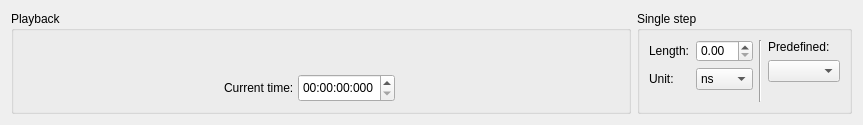
<?xml version="1.0" encoding="UTF-8"?>
<ui version="4.0">
 <class>TimelineControlsWidget</class>
 <widget class="QWidget" name="TimelineControlsWidget">
  <property name="geometry">
   <rect>
    <x>0</x>
    <y>0</y>
    <width>863</width>
    <height>125</height>
   </rect>
  </property>
  <property name="sizePolicy">
   <sizepolicy hsizetype="Fixed" vsizetype="Fixed">
    <horstretch>0</horstretch>
    <verstretch>0</verstretch>
   </sizepolicy>
  </property>
  <property name="minimumSize">
   <size>
    <width>86</width>
    <height>42</height>
   </size>
  </property>
  <property name="windowTitle">
   <string>Form</string>
  </property>
  <property name="styleSheet">
   <string notr="true"> QPushButton {
     background-color: palette(Window);
 }</string>
  </property>
  <layout class="QHBoxLayout" name="horizontalLayout_4">
   <item>
    <widget class="QGroupBox" name="playbbackGroupBox">
     <property name="title">
      <string>Playback</string>
     </property>
     <layout class="QVBoxLayout" name="verticalLayout">
      <property name="leftMargin">
       <number>9</number>
      </property>
      <property name="topMargin">
       <number>9</number>
      </property>
      <property name="rightMargin">
       <number>9</number>
      </property>
      <property name="bottomMargin">
       <number>9</number>
      </property>
      <item>
       <widget class="QWidget" name="controlsWidget" native="true">
        <property name="sizePolicy">
         <sizepolicy hsizetype="Preferred" vsizetype="Preferred">
          <horstretch>0</horstretch>
          <verstretch>0</verstretch>
         </sizepolicy>
        </property>
        <property name="minimumSize">
         <size>
          <width>86</width>
          <height>20</height>
         </size>
        </property>
        <layout class="QHBoxLayout" name="horizontalLayout">
         <property name="spacing">
          <number>2</number>
         </property>
         <property name="leftMargin">
          <number>0</number>
         </property>
         <property name="topMargin">
          <number>0</number>
         </property>
         <property name="rightMargin">
          <number>0</number>
         </property>
         <property name="bottomMargin">
          <number>0</number>
         </property>
         <item>
          <spacer name="horizontalSpacer">
           <property name="orientation">
            <enum>Qt::Horizontal</enum>
           </property>
           <property name="sizeHint" stdset="0">
            <size>
             <width>40</width>
             <height>20</height>
            </size>
           </property>
          </spacer>
         </item>
         <item>
          <widget class="QPushButton" name="toBeginButton">
           <property name="text">
            <string/>
           </property>
           <property name="icon">
            <iconset resource="newTimelineIcons.qrc">
             <normaloff>:/newTimeline/icons/resources/embedded/icons/toBegin.png</normaloff>:/newTimeline/icons/resources/embedded/icons/toBegin.png</iconset>
           </property>
           <property name="iconSize">
            <size>
             <width>24</width>
             <height>24</height>
            </size>
           </property>
           <property name="flat">
            <bool>true</bool>
           </property>
          </widget>
         </item>
         <item>
          <widget class="QPushButton" name="forwardStepButton">
           <property name="sizePolicy">
            <sizepolicy hsizetype="Fixed" vsizetype="Fixed">
             <horstretch>0</horstretch>
             <verstretch>0</verstretch>
            </sizepolicy>
           </property>
           <property name="text">
            <string/>
           </property>
           <property name="icon">
            <iconset>
             <normaloff>:/newTimeline/icons/toBegin.png</normaloff>
             <normalon>:/newTimeline/icons/rew.png</normalon>:/newTimeline/icons/toBegin.png</iconset>
           </property>
           <property name="iconSize">
            <size>
             <width>24</width>
             <height>24</height>
            </size>
           </property>
           <property name="flat">
            <bool>true</bool>
           </property>
          </widget>
         </item>
         <item>
          <widget class="QPushButton" name="playPauseButton">
           <property name="sizePolicy">
            <sizepolicy hsizetype="Fixed" vsizetype="Fixed">
             <horstretch>0</horstretch>
             <verstretch>0</verstretch>
            </sizepolicy>
           </property>
           <property name="text">
            <string/>
           </property>
           <property name="icon">
            <iconset resource="newTimelineIcons.qrc">
             <normaloff>:/newTimeline/icons/play.png</normaloff>
             <normalon>:/newTimeline/icons/pause.png</normalon>:/newTimeline/icons/play.png</iconset>
           </property>
           <property name="iconSize">
            <size>
             <width>24</width>
             <height>24</height>
            </size>
           </property>
           <property name="checkable">
            <bool>true</bool>
           </property>
           <property name="flat">
            <bool>true</bool>
           </property>
          </widget>
         </item>
         <item>
          <widget class="QPushButton" name="stopButton">
           <property name="sizePolicy">
            <sizepolicy hsizetype="Fixed" vsizetype="Fixed">
             <horstretch>0</horstretch>
             <verstretch>0</verstretch>
            </sizepolicy>
           </property>
           <property name="text">
            <string/>
           </property>
           <property name="icon">
            <iconset resource="newTimelineIcons.qrc">
             <normaloff>:/newTimeline/icons/stop.png</normaloff>
             <normalon>:/newTimeline/icons/stop2.png</normalon>:/newTimeline/icons/stop.png</iconset>
           </property>
           <property name="iconSize">
            <size>
             <width>24</width>
             <height>24</height>
            </size>
           </property>
           <property name="flat">
            <bool>true</bool>
           </property>
          </widget>
         </item>
         <item>
          <widget class="QPushButton" name="backwardStepButton">
           <property name="sizePolicy">
            <sizepolicy hsizetype="Fixed" vsizetype="Fixed">
             <horstretch>0</horstretch>
             <verstretch>0</verstretch>
            </sizepolicy>
           </property>
           <property name="text">
            <string/>
           </property>
           <property name="icon">
            <iconset resource="newTimelineIcons.qrc">
             <normaloff>:/newTimeline/icons/forw.png</normaloff>
             <normalon>:/newTimeline/icons/forw2.png</normalon>:/newTimeline/icons/forw.png</iconset>
           </property>
           <property name="iconSize">
            <size>
             <width>24</width>
             <height>24</height>
            </size>
           </property>
           <property name="flat">
            <bool>true</bool>
           </property>
          </widget>
         </item>
         <item>
          <widget class="QPushButton" name="toEndButton">
           <property name="text">
            <string/>
           </property>
           <property name="icon">
            <iconset resource="newTimelineIcons.qrc">
             <normaloff>:/newTimeline/icons/resources/embedded/icons/toEnd.png</normaloff>:/newTimeline/icons/resources/embedded/icons/toEnd.png</iconset>
           </property>
           <property name="iconSize">
            <size>
             <width>24</width>
             <height>24</height>
            </size>
           </property>
           <property name="flat">
            <bool>true</bool>
           </property>
          </widget>
         </item>
         <item>
          <spacer name="horizontalSpacer_2">
           <property name="orientation">
            <enum>Qt::Horizontal</enum>
           </property>
           <property name="sizeHint" stdset="0">
            <size>
             <width>40</width>
             <height>20</height>
            </size>
           </property>
          </spacer>
         </item>
        </layout>
       </widget>
      </item>
      <item>
       <widget class="QWidget" name="timeStatusWidget" native="true">
        <property name="sizePolicy">
         <sizepolicy hsizetype="Preferred" vsizetype="Preferred">
          <horstretch>0</horstretch>
          <verstretch>0</verstretch>
         </sizepolicy>
        </property>
        <property name="minimumSize">
         <size>
          <width>86</width>
          <height>20</height>
         </size>
        </property>
        <layout class="QHBoxLayout" name="horizontalLayout_2">
         <property name="spacing">
          <number>4</number>
         </property>
         <property name="leftMargin">
          <number>0</number>
         </property>
         <property name="topMargin">
          <number>0</number>
         </property>
         <property name="rightMargin">
          <number>0</number>
         </property>
         <property name="bottomMargin">
          <number>0</number>
         </property>
         <item>
          <spacer name="horizontalSpacer_3">
           <property name="orientation">
            <enum>Qt::Horizontal</enum>
           </property>
           <property name="sizeHint" stdset="0">
            <size>
             <width>40</width>
             <height>20</height>
            </size>
           </property>
          </spacer>
         </item>
         <item>
          <widget class="QLabel" name="currentTimeLabel">
           <property name="text">
            <string>Current time:</string>
           </property>
          </widget>
         </item>
         <item>
          <widget class="QDateTimeEdit" name="timeEditBox">
           <property name="enabled">
            <bool>true</bool>
           </property>
           <property name="sizePolicy">
            <sizepolicy hsizetype="Preferred" vsizetype="Preferred">
             <horstretch>0</horstretch>
             <verstretch>0</verstretch>
            </sizepolicy>
           </property>
           <property name="minimumSize">
            <size>
             <width>96</width>
             <height>0</height>
            </size>
           </property>
           <property name="maximumTime">
            <time>
             <hour>23</hour>
             <minute>59</minute>
             <second>59</second>
            </time>
           </property>
           <property name="displayFormat">
            <string>hh:mm:ss:zzz</string>
           </property>
          </widget>
         </item>
         <item>
          <widget class="QPushButton" name="playbackDirectionButton">
           <property name="sizePolicy">
            <sizepolicy hsizetype="Fixed" vsizetype="Fixed">
             <horstretch>0</horstretch>
             <verstretch>0</verstretch>
            </sizepolicy>
           </property>
           <property name="minimumSize">
            <size>
             <width>20</width>
             <height>20</height>
            </size>
           </property>
           <property name="maximumSize">
            <size>
             <width>20</width>
             <height>20</height>
            </size>
           </property>
           <property name="text">
            <string/>
           </property>
           <property name="icon">
            <iconset resource="newTimelineIcons.qrc">
             <normaloff>:/newTimeline/icons/direction-white.png</normaloff>
             <normalon>:/newTimeline/icons/direction2-white.png</normalon>:/newTimeline/icons/direction-white.png</iconset>
           </property>
           <property name="iconSize">
            <size>
             <width>24</width>
             <height>24</height>
            </size>
           </property>
           <property name="checkable">
            <bool>true</bool>
           </property>
           <property name="flat">
            <bool>true</bool>
           </property>
          </widget>
         </item>
         <item>
          <spacer name="horizontalSpacer_4">
           <property name="orientation">
            <enum>Qt::Horizontal</enum>
           </property>
           <property name="sizeHint" stdset="0">
            <size>
             <width>40</width>
             <height>20</height>
            </size>
           </property>
          </spacer>
         </item>
        </layout>
       </widget>
      </item>
     </layout>
    </widget>
   </item>
   <item>
    <widget class="QGroupBox" name="stepGroupBox">
     <property name="title">
      <string>Single step</string>
     </property>
     <layout class="QHBoxLayout" name="horizontalLayout_3">
      <property name="leftMargin">
       <number>9</number>
      </property>
      <property name="topMargin">
       <number>9</number>
      </property>
      <property name="rightMargin">
       <number>9</number>
      </property>
      <property name="bottomMargin">
       <number>9</number>
      </property>
      <item>
       <layout class="QFormLayout" name="formLayout">
        <item row="0" column="0">
         <widget class="QLabel" name="lengthLabel">
          <property name="text">
           <string>Length:</string>
          </property>
         </widget>
        </item>
        <item row="0" column="1">
         <widget class="QDoubleSpinBox" name="lengthSpinBox"/>
        </item>
        <item row="1" column="0">
         <widget class="QLabel" name="unitLabel">
          <property name="text">
           <string>Unit:</string>
          </property>
         </widget>
        </item>
        <item row="1" column="1">
         <widget class="QComboBox" name="unitComboBox">
          <item>
           <property name="text">
            <string>ns</string>
           </property>
          </item>
          <item>
           <property name="text">
            <string>ms</string>
           </property>
          </item>
          <item>
           <property name="text">
            <string>s</string>
           </property>
          </item>
          <item>
           <property name="text">
            <string>min</string>
           </property>
          </item>
          <item>
           <property name="text">
            <string>h</string>
           </property>
          </item>
         </widget>
        </item>
       </layout>
      </item>
      <item>
       <widget class="Line" name="line">
        <property name="orientation">
         <enum>Qt::Vertical</enum>
        </property>
       </widget>
      </item>
      <item>
       <layout class="QGridLayout" name="gridLayout">
        <item row="0" column="0">
         <widget class="QLabel" name="predefinedLabel">
          <property name="text">
           <string>Predefined:</string>
          </property>
         </widget>
        </item>
        <item row="1" column="0">
         <widget class="QComboBox" name="predefinedComboBox"/>
        </item>
        <item row="2" column="0">
         <spacer name="verticalSpacer">
          <property name="orientation">
           <enum>Qt::Vertical</enum>
          </property>
          <property name="sizeHint" stdset="0">
           <size>
            <width>20</width>
            <height>40</height>
           </size>
          </property>
         </spacer>
        </item>
       </layout>
      </item>
     </layout>
     <zorder></zorder>
     <zorder></zorder>
     <zorder>line</zorder>
    </widget>
   </item>
  </layout>
 </widget>
 <resources>
  <include location="newTimelineIcons.qrc"/>
 </resources>
 <connections/>
</ui>
